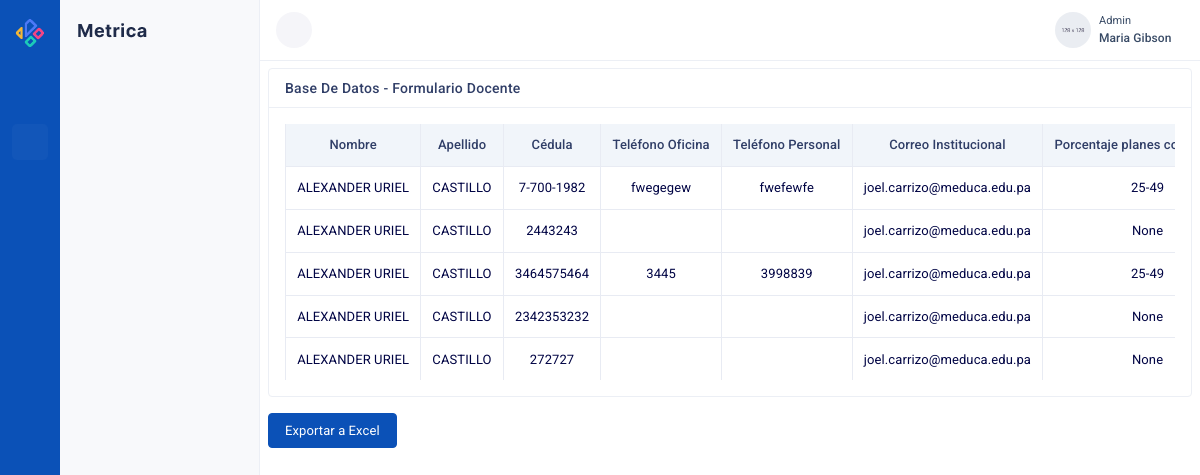
The app's page /docente_bd/ with its own data.
### aplicacion/models.py (models this page shows, shortened)
class Docente(models.Model):
    FRECUENCIA_OPCIONES = [
        ('nunca', 'Nunca o Casi Nunca'),
        ('algunas_veces', 'Algunas veces'),
        ('muchas_veces', 'Muchas veces'),
        ('siempre', 'Siempre o Casi Siempre'),
    ]
    PORCENTAJE_OPCIONES = [
        ('0-24', '0 - 24%'),
        ('25-49', '25 - 49%'),
        ('50-74', '50 - 74%'),
        ('75-100', '75 - 100%'),
    ]
    OPCIONES_SI_NO = [
        ('si', 'Sí'),
        ('no', 'No'),
    ]
    OPCIONES_CANTIDAD = [
        ('no_hay', 'No hay'),
        ('1-2', 'Hay 1 - 2'),
        ('3-4', 'Hay 3 - 4'),
        ('5_mas', 'Hay 5 o más'),
    ]
    FRECUENCIA_OPCIONES = [
        ('nunca', 'Nunca'),
        ('a_veces', 'A veces'),
        ('varias_veces', 'Varias veces'),
        ('siempre', 'Siempre o casi siempre'),
    ]
    ANOS_EXPERIENCIA_CHOICES = [
        ('0', '0 (esta en su primer año)'),
        ('1-3', '1-3'),
        ('4-6', '4-6'),
        ('7_mas', '7 o más'),
    ]
    SECTOR_EXPERIENCIA_CHOICES = [
        ('Oficial', 'Oficial'),
        ('Particular', 'Particular'),
        ('Ambos', 'Ambos'),
    ]
    NIVEL_IMPARTE_ACTUALMENTE_CHOICES = [
        ('Inicial', 'Inicial'),
        ('Primaria', 'Primaria'),
        ('Premedia', 'Premedia'),
        ('Media', 'Media'),
    ]
    TITULO_ENSENANZA_CHOICES = [
        ('si', 'Sí'),
        ('no', 'No'),
    ]
    NIVEL_TITULO_CHOICES = [
        ('nacional', 'Nacional'),
        ('internacional', 'Internacional'),
    ]
    CERTIFICACION_INGLES_CHOICES = [
        ('si', 'Sí'),
        ('no', 'No'),
    ]
    NIVEL_INGLES_DOCENTE_CHOICES = [
        ('A0', 'A0: Principiante'),
        ('A1-A2', 'A1 - A2: Básico'),
        ('A2-B1', 'A2 - B1: Pre-intermedio'),
        ('B1', 'B1: Intermedio'),
        ('B2', 'B2: Intermedio-Alto'),
        ('C1-C2', 'C1 - C2: Avanzado'),
    ]
    RENOVAR_CERTIFICACION_CHOICES = [
        ('si', 'Sí'),
        ('no', 'No'),
    ]
    IMPORTANCE_CHOICES = [
        ('muy_en_desacuerdo', 'Muy en desacuerdo'),
        ('desacuerdo', 'Desacuerdo'),
        ('de_acuerdo', 'De acuerdo'),
        ('muy_de_acuerdo', 'Muy de acuerdo'),
    ]
    YES_NO_CHOICES = [
        ('si', 'Sí'),
        ('no', 'No'),
    ]
    FREQUENCY_CHOICES = [
        ('nunca', 'Nunca o Casi Nunca'),
        ('algunas_veces', 'Algunas veces'),
        ('muchas_veces', 'Muchas veces'),
        ('siempre', 'Siempre o Casi Siempre'),
    ]
    nombre = models.CharField(max_length=100, null=True)
    apellido = models.CharField(max_length=100, null=True)
    cedula = models.CharField(max_length=20, unique=True, null=True)
    telefono_oficina = models.CharField(max_length=20, blank=True, null=True)
    telefono_personal = models.CharField(max_length=20, blank=True, null=True)
    correo_institucional = models.EmailField(null=True)
    porcentaje_planes_completados = models.CharField(max_length=5, null=True)
    ajuste_plan_estudios = models.CharField(max_length=20, null=True)
    dicta_mas_de_un_nivel = models.BooleanField(default=False, null=True)
    niveles = models.TextField(blank=True, null=True)
    horas_clase_ingles = models.CharField(max_length=20, null=True)
    frecuencia_habla_ingles = models.CharField(max_length=20, choices=FRECUENCIA_OPCIONES, null=True)
    porcentaje_tiempo_ingles = models.CharField(max_length=20, choices=PORCENTAJE_OPCIONES, null=True)
    incentiva_hablar_ingles = models.CharField(max_length=20, choices=FRECUENCIA_OPCIONES, null=True)
    porcentaje_promueve_ingles = models.CharField(max_length=20, choices=PORCENTAJE_OPCIONES, null=True)
    tiempo_dialogo_ingles = models.CharField(max_length=20, choices=FRECUENCIA_OPCIONES, null=True)
    senalizaciones_centro_ingles = models.CharField(max_length=2, choices=OPCIONES_SI_NO, null=True)
    senalizaciones_ingles = models.CharField(max_length=2, choices=OPCIONES_SI_NO, blank=True, null=True)
    senalizaciones_ingles_opciones = models.TextField(blank=True, null=True)
    senaletica = models.CharField(max_length=2, choices=OPCIONES_SI_NO, null=True)
    cantidad_senalizaciones_aula = models.CharField(max_length=7, choices=OPCIONES_CANTIDAD, blank=True, null=True)
    frecuencia_interaccion_directivos = models.CharField(max_length=12, choices=FRECUENCIA_OPCIONES, null=True)
    frecuencia_interaccion_docente = models.CharField(max_length=12, choices=FRECUENCIA_OPCIONES, null=True)
    frecuencia_interaccion_padres = models.CharField(max_length=12, choices=FRECUENCIA_OPCIONES, null=True)
    interactua_estudiantes = models.CharField(max_length=18, choices=FRECUENCIA_OPCIONES, null=True)
    actividades_ingles = models.CharField(max_length=2, choices=OPCIONES_SI_NO, null=True)
    actividades_ingles_descripcion = models.TextField(blank=True, null=True)
    frecuencia_actividades = models.CharField(max_length=20, blank=True, null=True)
    anos_experiencia = models.CharField(max_length=5, choices=ANOS_EXPERIENCIA_CHOICES, null=True)
    sector_experiencia = models.CharField(max_length=10, choices=SECTOR_EXPERIENCIA_CHOICES, blank=True, null=True)
    niveles_impartidos = models.TextField(blank=True, null=True)
    nivel_imparte_actualmente = models.CharField(max_length=8, choices=NIVEL_IMPARTE_ACTUALMENTE_CHOICES, null=True)
    titulo_ensenanza = models.CharField(max_length=2, choices=TITULO_ENSENANZA_CHOICES, null=True)
    nivel_titulo = models.CharField(max_length=13, choices=NIVEL_TITULO_CHOICES, blank=True, null=True)
    titulos_formales = models.TextField(blank=True, null=True)
    cursos_educacion_continua = models.TextField(blank=True, null=True)
    certificacion_ingles = models.CharField(max_length=2, choices=CERTIFICACION_INGLES_CHOICES, null=True)
    nombre_titulacion = models.TextField(blank=True, null=True)
    nivel_ingles_docente = models.CharField(max_length=6, choices=NIVEL_INGLES_DOCENTE_CHOICES, blank=True, null=True)
    renovar_certificacion = models.CharField(max_length=2, choices=RENOVAR_CERTIFICACION_CHOICES, null=True)
    importancia_formacion_bilingue = models.CharField(max_length=20, choices=IMPORTANCE_CHOICES, null=True)
    valoracion_formacion_bilingue = models.CharField(max_length=20, choices=IMPORTANCE_CHOICES, null=True)
    involucramiento_direccion_CE = models.CharField(max_length=20, choices=IMPORTANCE_CHOICES, null=True)
    expectativas_director = models.CharField(max_length=2, choices=YES_NO_CHOICES, null=True)
    responsabilidad_director = models.CharField(max_length=20, choices=IMPORTANCE_CHOICES, null=True)
    prioridad_ppb = models.CharField(max_length=20, choices=IMPORTANCE_CHOICES, null=True)
    participacion_padres = models.CharField(max_length=20, choices=IMPORTANCE_CHOICES, null=True)
    frecuencia_recursos = models.CharField(max_length=20, choices=FREQUENCY_CHOICES, null=True)
    acceso_recursos = models.CharField(max_length=2, choices=YES_NO_CHOICES, null=True)
    cooperacion_ppb = models.CharField(max_length=2, choices=YES_NO_CHOICES, null=True)
    cooperacion_participacion_ppb = models.CharField(max_length=2, choices=YES_NO_CHOICES, null=True)

### aplicacion/views.py (the view)
# urls.py: path('docente_bd/', docente_bd, name='docente_bd'),
def docente_bd(request):
    contexto = {'docente': Docente.objects.all()}
    return render(request, "aplicacion/docente_bd.html", contexto)

### aplicacion/templates/aplicacion/docente_bd.html (shortened to what this page needs)
{% extends "base/vertical_base.html" %}
{% block page_content %}
<div class="col mt-2">
    <div class="card">
      <div class="card-header">
        <div class="row align-items-center">
          <div class="col">
            <h4 class="card-title">Base de datos - Formulario Docente</h4>
          </div>
        </div>
      </div>
      <div class="card-body">
        <div class="table-responsive">
          <table class="table mb-0">
            <thead class="thead-light">
              <tr>
                <th class="border-top-0">Nombre</th>
                <th class="border-top-0">Apellido</th>
                <th class="border-top-0">Cédula</th>
                <th class="border-top-0">Teléfono Oficina</th>
                <th class="border-top-0">Teléfono Personal</th>
                <th class="border-top-0">Correo Institucional</th>
                <th class="border-top-0">Porcentaje planes completados</th>
              </tr>
            </thead>
            <tbody>
              {% for d in docente %}
              <tr>
                <td>{{ d.nombre }}</td>
                <td>{{ d.apellido }}</td>
                <td>{{ d.cedula }}</td>
                <td>{{ d.telefono_oficina }}</td>
                <td>{{ d.telefono_personal }}</td>
                <td>{{ d.correo_institucional }}</td>
                <td>{{ d.porcentaje_planes_completados }}</td>
              </tr>
              {% endfor %}
            </tbody>
          </table>
        </div>
      </div>
    </div>
</div>
<a href="{% url 'export_docente' %}" class="btn btn-primary">Exportar a Excel</a>
{% endblock %}

### aplicacion/templates/base/vertical_base.html (shortened to what this page needs)
{% load static i18n %}
<!DOCTYPE html>
<html lang="en" dir="ltr">
  <head>
    {% block extra_css %} {% endblock %} {% load static i18n %}
    <link href="{% static 'css/bootstrap.min.css' %}" rel="stylesheet" type="text/css" />
    <link href="{% static 'css/icons.min.css' %}" rel="stylesheet" type="text/css" />
    <link href="{% static 'css/app.min.css' %}" rel="stylesheet" type="text/css" />
  </head>
  <body id="body" {% block body_extra %} {% endblock %}>
    {% load static i18n %}
<div class="leftbar-tab-menu">
    <div class="main-icon-menu">
        <a href="" class="logo logo-metrica d-block text-center">
            <span>
                <img src="{% static 'images/logo-sm.png' %}" alt="logo-small" class="logo-sm">
            </span>
        </a>
        <div class="main-icon-menu-body">
            <div class="position-reletive h-100" data-simplebar style="overflow-x: hidden;">
                <ul class="nav nav-tabs" role="tablist" id="tab-menu">
                    <li class="nav-item" data-bs-toggle="tooltip" data-bs-placement="right" title="Dashboard" data-bs-trigger="hover">
                        <a href="#MetricaDashboard" id="dashboard-tab" class="nav-link">
                            <i class="ti ti-smart-home menu-icon"></i>
                        </a>
                    </li>
                </ul>
            </div>
        </div>
    </div>
    <div class="main-menu-inner">
        <div class="topbar-left">
            <a href="" class="logo">
                <span>
                    <img src="{% static 'images/logo-dark.png' %}" alt="logo-large" class="logo-lg logo-dark">
                </span>
            </a>
        </div>
        <div class="menu-body navbar-vertical tab-content" data-simplebar>
        </div>
    </div>
</div>
{% load static i18n %}
<div class="topbar">
    <nav class="navbar-custom" id="navbar-custom">
        <ul class="list-unstyled topbar-nav float-end mb-0">
            <li class="dropdown">
                <a class="nav-link dropdown-toggle nav-user" data-bs-toggle="dropdown" href="#" role="button"
                    aria-haspopup="false" aria-expanded="false">
                    <div class="d-flex align-items-center">
                        <img src="{% static 'images/users/user-4.jpg' %}" alt="profile-user" class="rounded-circle me-2 thumb-sm" />
                        <div>
                            <small class="d-none d-md-block font-11">Admin</small>
                            <span class="d-none d-md-block fw-semibold font-12">Maria Gibson <i
                                    class="mdi mdi-chevron-down"></i></span>
                        </div>
                    </div>
                </a>
            </li>
        </ul>
        <ul class="list-unstyled topbar-nav mb-0">
            <li>
                <button class="nav-link button-menu-mobile nav-icon" id="togglemenu">
                    <i class="ti ti-menu-2"></i>
                </button>
            </li>
        </ul>
    </nav>
</div>
    <div class="page-wrapper">
      <div class="page-content-tab">
        {% block page_content %}{% endblock %}
      </div>
    </div>
    {% block javascript %}
    {% load static i18n %}
    {% endblock javascript %}
  </body>
</html>

### aplicacion/templates/aplicacion/docente_bd.html (style rules this page uses)
th, td { padding-top: 20px; padding-bottom: 20px; white-space: nowrap; text-align: center; border-left: 1px solid #dee2e6; border-right: 1px solid #dee2e6; }

### records on screen
Docente: nombre "ALEXANDER URIEL", apellido "CASTILLO", cedula "7-700-1982", telefono_oficina "fwegegew", telefono_personal "fwefewfe", correo_institucional "joel.carrizo@meduca.edu.pa", porcentaje_planes_completados "25-49"
Docente: nombre "ALEXANDER URIEL", apellido "CASTILLO", cedula "2443243", correo_institucional "joel.carrizo@meduca.edu.pa", porcentaje_planes_completados "None"
Docente: nombre "ALEXANDER URIEL", apellido "CASTILLO", cedula "3464575464", telefono_oficina "3445", telefono_personal "3998839", correo_institucional "joel.carrizo@meduca.edu.pa", porcentaje_planes_completados "25-49"
Docente: nombre "ALEXANDER URIEL", apellido "CASTILLO", cedula "2342353232", correo_institucional "joel.carrizo@meduca.edu.pa", porcentaje_planes_completados "None"
Docente: nombre "ALEXANDER URIEL", apellido "CASTILLO", cedula "272727", correo_institucional "joel.carrizo@meduca.edu.pa", porcentaje_planes_completados "None"
